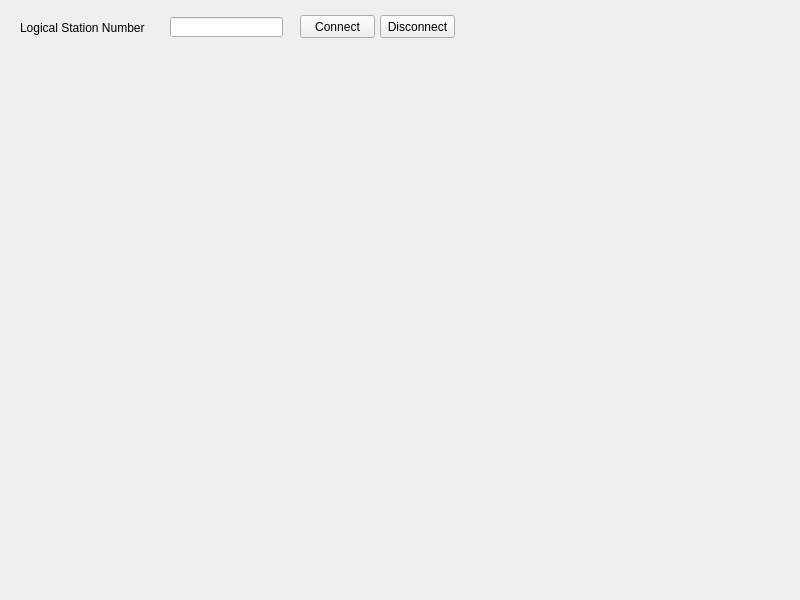
<?xml version="1.0" encoding="UTF-8"?>
<ui version="4.0">
 <class>MainWindow</class>
 <widget class="QMainWindow" name="MainWindow">
  <property name="geometry">
   <rect>
    <x>0</x>
    <y>0</y>
    <width>800</width>
    <height>600</height>
   </rect>
  </property>
  <property name="windowTitle">
   <string>MainWindow</string>
  </property>
  <widget class="QWidget" name="centralwidget">
   <widget class="QLabel" name="label">
    <property name="geometry">
     <rect>
      <x>20</x>
      <y>20</y>
      <width>141</width>
      <height>16</height>
     </rect>
    </property>
    <property name="text">
     <string>Logical Station Number</string>
    </property>
   </widget>
   <widget class="QLineEdit" name="lineE_station_number">
    <property name="geometry">
     <rect>
      <x>170</x>
      <y>17</y>
      <width>113</width>
      <height>20</height>
     </rect>
    </property>
   </widget>
   <widget class="QPushButton" name="btn_Connect">
    <property name="geometry">
     <rect>
      <x>300</x>
      <y>15</y>
      <width>75</width>
      <height>23</height>
     </rect>
    </property>
    <property name="text">
     <string>Connect</string>
    </property>
   </widget>
   <widget class="QPushButton" name="btn_Disconnect">
    <property name="geometry">
     <rect>
      <x>380</x>
      <y>15</y>
      <width>75</width>
      <height>23</height>
     </rect>
    </property>
    <property name="text">
     <string>Disconnect</string>
    </property>
   </widget>
  </widget>
 </widget>
 <resources/>
 <connections/>
</ui>
